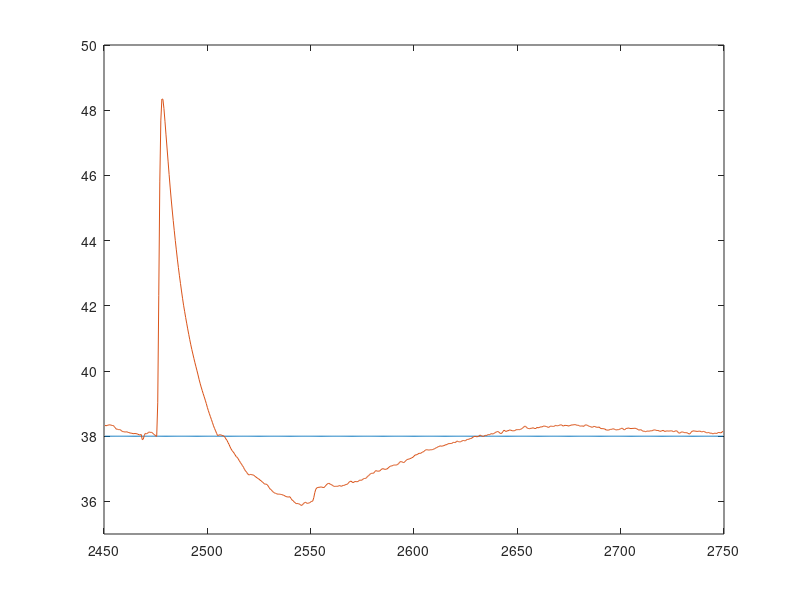
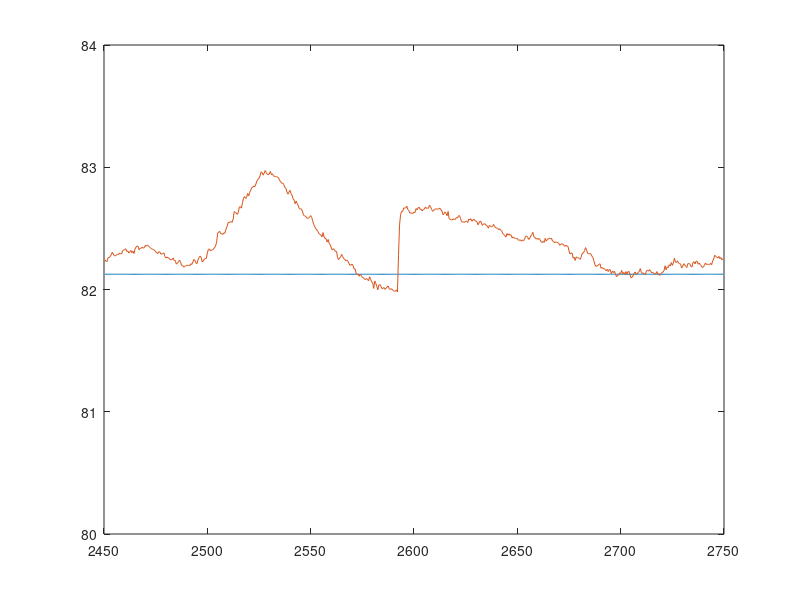
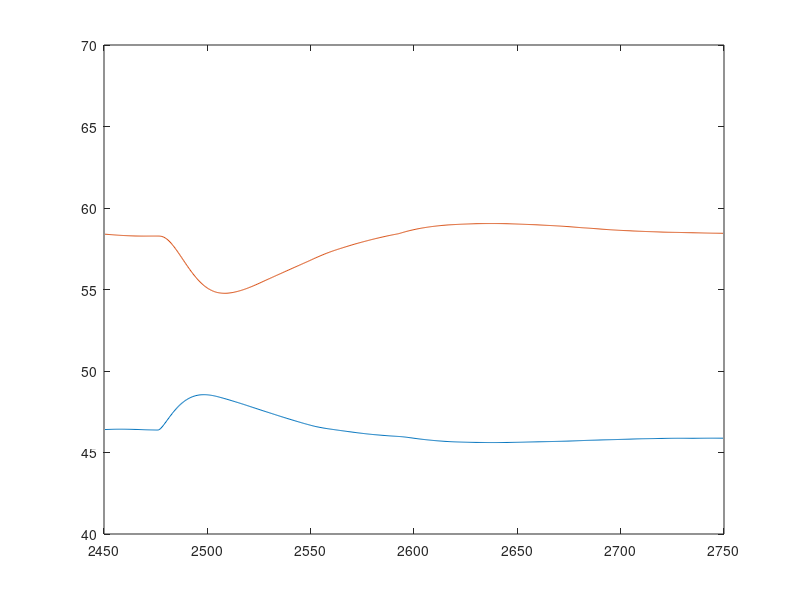
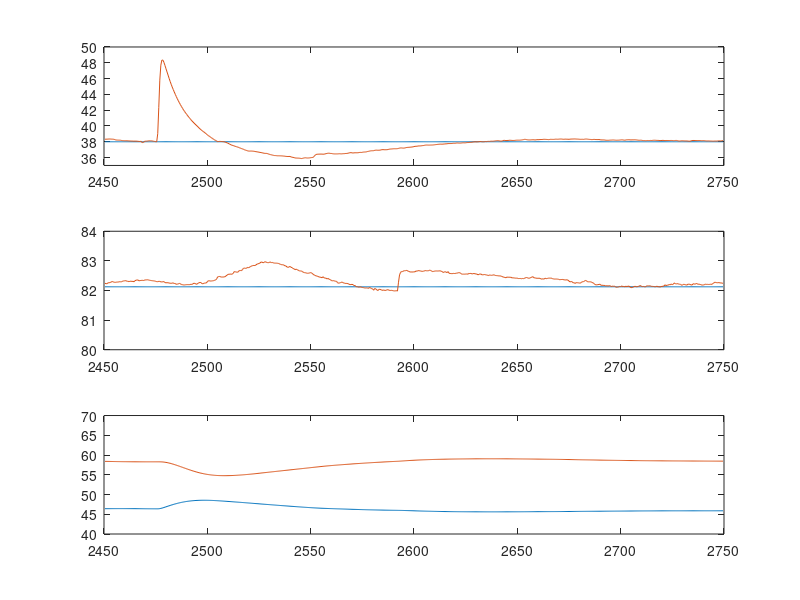

The MATLAB source for these figures, in order:
clear all;
close all;
clc;


load('nonmin');

tdeb = 2450;
tfin = 2750;

ind_deb = find(t>tdeb);
ind_deb = ind_deb(1);
ind_fin = find(t<tfin);
ind_fin = ind_fin(end);


tsel = t(ind_deb:ind_fin);
Rsel = R(ind_deb:ind_fin,:);
Ysel = Y(ind_deb:ind_fin,:);
Usel = U(ind_deb:ind_fin,:);

%%%%%%%%%%%%%%%%%%%%%%%%
ymin1 = 35;
ymax1 = 50;
figure,
plot(tsel,[Rsel(:,2) Ysel(:,1)]);
axis([tdeb, tfin, ymin1, ymax1]);

ymin2 = 80;
ymax2 = 84;
figure,
plot(tsel,[Rsel(:,1) Ysel(:,2)]);
axis([tdeb, tfin, ymin2, ymax2]);

umin = 40;
umax = 70;
figure,
plot(tsel, Usel);
axis([tdeb, tfin, umin, umax]);
%%%%%%%%%%%%%%%%%%%%%%%%

figure,
subplot(3,1,1)
plot(tsel,[Rsel(:,2) Ysel(:,1)]);
axis([tdeb, tfin, ymin1, ymax1]);

subplot(3,1,2)
plot(tsel,[Rsel(:,1) Ysel(:,2)]);
axis([tdeb, tfin, ymin2, ymax2]);

subplot(3,1,3)
plot(tsel, Usel);
axis([tdeb, tfin, umin, umax]);